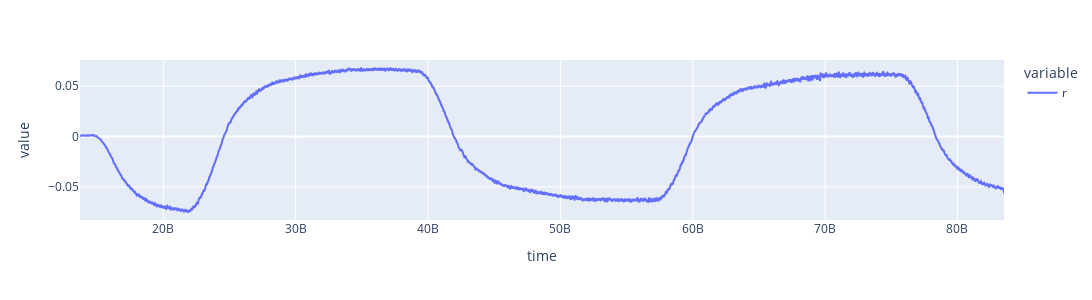

Notebook code for this chart:
### Markdown cell above
## Yaw rate

### Code cell
px.line(data_frame=df, y=['r'], width=1400, height=300,)

### Figure 1 — Plotly figure (JSON) as saved in the notebook; plotly's stock layout.template omitted (floating-point values rounded to 4 significant figures; data arrays with more than 128 entries replaced by an {"elided": "..."} marker saying what was removed)
{"data": [{"hovertemplate": "variable=r<br>time=%{x}<br>value=%{y}<extra></extra>", "legendgroup": "r", "line": {"color": "#636efa", "dash": "solid"}, "mode": "lines", "name": "r", "showlegend": true, "type": "scattergl", "x": {"elided": "6983 int values"}, "xaxis": "x", "y": {"elided": "6983 float values"}, "yaxis": "y"}], "layout": {"height": 300, "legend": {"title": {"text": "variable"}, "tracegroupgap": 0}, "margin": {"t": 60}, "width": 1400, "xaxis": {"anchor": "y", "autorange": true, "domain": [0, 1], "range": [13700013000, 83520016999], "title": {"text": "time"}, "type": "linear"}, "yaxis": {"anchor": "x", "autorange": true, "domain": [0, 1], "range": [-0.08287, 0.07607], "title": {"text": "value"}, "type": "linear"}}}
